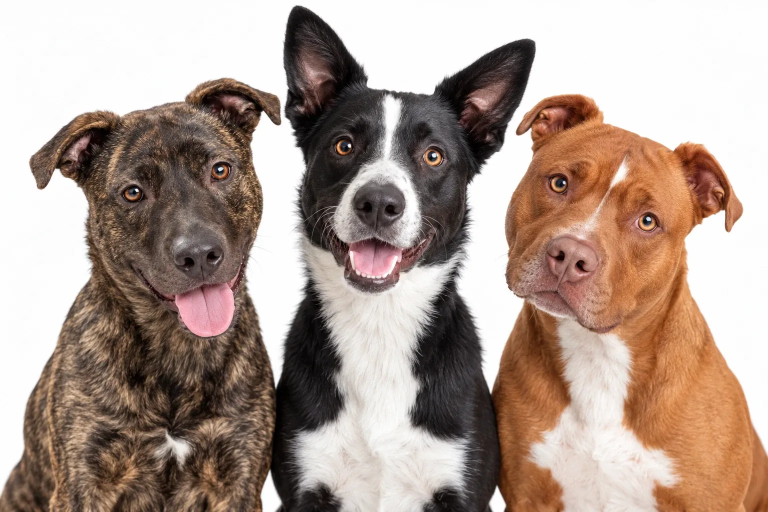
#> input picture assets/img/hero-care.webp, 1536 x 1024 px (shown at 1/2 size); its folder holds 4 pictures in this run
$ python make-pet-cards.py
#> lines starting #> are read from the running program, lines starting #| are printed output that depends on the picture; after the words box and inside, x2 and y2 are one past the last pixel; in counts of white or black regions, pixels touching at a corner belong together
#!/usr/bin/env python3
"""Build the service-card photographs.

    python3 tools/make-pet-cards.py

Every service card carries a real animal above its heading. The cards show the
whole animal rather than a crop of its face, so each photograph is rebuilt here
as a square plate: the subject is measured, scaled to a common height, and set
on the page's own warm white with its feet on the bottom edge.

Two things make that work. The studio portraits were shot on a sweep within a
point or two of --warm-white, and the group photographs are cut-outs on
transparency, so once everything is flattened onto that same warm white the
edge of the image itself is invisible against the card. A point or two is still
a visible line on a good screen, though, so anything already within TONE_TOLERANCE
of the ground is pulled the rest of the way onto it — enough to close the seam,
too little to touch a pale kitten. And because every subject is scaled to the
same fraction of the plate, a kitten and a full-grown dog read at the same size
in the grid instead of one dwarfing the next.

Add a card with a Card row: the source stem, the output name, the region of the
source to look in, any shapes to rub out inside it, and a turn. The region and
the shapes matter for the group photographs, where the dogs stand shoulder to
shoulder: the region gets close to one dog, and the shapes trace the diagonal
seam a rectangle cannot follow — an ear leaning over the neighbour, a shoulder
pressed against one. The turn is for a dog photographed leaning into the frame:
standing it upright makes it a portrait like the rest instead of one animal
arriving from the side of its card. A photograph of one animal, shot square,
needs none of the three.

A turn happens first, so a region or a shape on a turned card is measured on the
turned picture, not the original.
"""
import collections
import pathlib
import sys

import numpy as np
from PIL import Image, ImageDraw

ROOT = pathlib.Path(__file__).resolve().parent.parent
IMG = ROOT / "assets" / "img"
OUT = IMG / "pets"

SIDE = 620                      # the square plate, in pixels
SUBJECT_HEIGHT = 0.94           # of the plate, before the width cap applies
SUBJECT_WIDTH = 0.96
GROUND = (252, 251, 249)        # --warm-white
ALPHA_FLOOR = 24                # transparent-enough to be background
SWEEP_TOLERANCE = 12            # how far off the studio sweep a pixel must be
TONE_TOLERANCE = 18             # near enough the ground to be flattened onto it
EDGE_SHARE = 0.004              # of a row's pixels, before the row counts

# the seams between the three dogs in the group photograph, in source pixels:
# where one dog's fur gives way to the next. Traced off the photograph itself.
BRINDLE_COLLIE = [(555, 600), (620, 600), (620, 1016), (528, 1016), (535, 930),
                  (544, 880), (549, 830), (553, 730), (550, 680), (548, 640)]
# The collie's right ear leans out over the terrier and comes to a point in
# clear air above its head, so the line between the two runs well right of the
# collie's shoulders before dropping back. Traced down the white left between
# them, it is the single boundary both dogs are cut along: the collie keeps
# everything left of it, the terrier everything right, and the collie's ear
# stays whole instead of ending against the side of its card.
COLLIE_TERRIER = [
    (1080, 0), (1080, 140), (1068, 165), (1055, 180), (1046, 200), (1038, 220),
    (1026, 240), (1020, 262), (1020, 300), (1006, 330), (1000, 380), (1000, 580),
    (994, 620), (986, 660), (982, 700), (980, 760), (992, 790), (996, 830),
    (996, 940), (1000, 1000), (1000, 1016),
]
# Right of the seam, for the collie's frame; left of it, for the terrier's. Down
# at the shoulders the two coats interleave, so each side is pushed a few pixels
# into its own dog: better to shave one fur edge than to leave the neighbour's.
BITE = 4
TERRIER_SIDE = [(x - BITE, y) for x, y in COLLIE_TERRIER] + [(1120, 1016), (1120, 0)]
COLLIE_SIDE = [(x + BITE, y) for x, y in COLLIE_TERRIER] + [(940, 1016), (940, 0)]

Card = collections.namedtuple("Card", "stem name region erase turn")
Card.__new__.__defaults__ = (None, None, 0)

CARDS = [
    # the trio stand shoulder to shoulder, so each one has its neighbours cut away
    Card("hero-care", "brindle", (0, 120, 562, 1016), [BRINDLE_COLLIE]),
    Card("hero-care", "collie", (556, 0, 1092, 1016),
         [[(556, 130), (574, 130), (574, 255), (556, 255)], TERRIER_SIDE]),
    Card("hero-care", "terrier", (980, 120, 1536, 1016), [COLLIE_SIDE]),
    # single-subject studio portraits, already alone and square in the frame
    Card("pet-frenchie", "frenchie"),
    Card("pet-shepherd", "shepherd"),
    Card("pet-kitten-ginger", "kitten-ginger"),
    Card("pet-kitten-tabby", "kitten-tabby"),
    Card("pet-cat-tuxedo", "cat-tuxedo"),
    Card("pet-cat-siamese", "cat-siamese"),
]


def flatten_ground(plate: Image.Image) -> Image.Image:
    """Pull every near-ground pixel exactly onto the ground.

    The sweep a portrait was shot on is a point or two off --warm-white and
    carries a faint gradient of its own; both draw a rectangle on the card where
    the photograph ends. Pixels far enough from the ground — the animal — are
    left alone, and the ones between fade across so no hard edge replaces it.
    """
    arr = np.asarray(plate.convert("RGB"), dtype=np.float32)
    ground = np.array(GROUND, dtype=np.float32)
    distance = np.sqrt(((arr - ground) ** 2).sum(axis=2))
    pull = np.clip(1.0 - distance / TONE_TOLERANCE, 0.0, 1.0)[..., None]
    arr = arr * (1.0 - pull) + ground * pull
    return Image.fromarray(arr.round().astype(np.uint8), "RGB")


def subject_mask(im: Image.Image) -> Image.Image:
    """A black-and-white mask of the animal, however its source marks it."""
    alpha = im.getchannel("A")
    if alpha.getextrema()[0] < ALPHA_FLOOR:           # a cut-out on transparency
        return alpha.point(lambda v: 255 if v > ALPHA_FLOOR else 0)
    # a studio sweep: anything far enough off the backdrop colour is the animal
    rgb = im.convert("RGB")
    bands = rgb.split()
    diff = None
    for band, ground in zip(bands, GROUND):
        d = band.point(lambda v, g=ground: min(255, abs(v - g)))
        diff = d if diff is None else Image.blend(diff, d, 0.5).point(lambda v: min(255, v * 2))
    return diff.point(lambda v: 255 if v > SWEEP_TOLERANCE else 0)


def subject_box(mask: Image.Image) -> tuple[int, int, int, int]:
    """The subject's bounds, ignoring stray specks along an edge."""
    w, h = mask.size
    px = mask.load()
    rows = [sum(1 for x in range(w) if px[x, y]) for y in range(h)]
    cols = [sum(1 for y in range(h) if px[x, y]) for x in range(w)]
    ymin = next((y for y, n in enumerate(rows) if n > w * EDGE_SHARE), 0)
    ymax = next((y for y in range(h - 1, -1, -1) if rows[y] > w * EDGE_SHARE), h - 1)
    xmin = next((x for x, n in enumerate(cols) if n > h * EDGE_SHARE), 0)
    xmax = next((x for x in range(w - 1, -1, -1) if cols[x] > h * EDGE_SHARE), w - 1)
    return xmin, ymin, xmax + 1, ymax + 1


def main() -> int:
    OUT.mkdir(parents=True, exist_ok=True)
    made = []
    for stem, name, region, erase, turn in CARDS:
        src = IMG / f"{stem}.webp"
        if not src.exists():
            sys.exit(f"make-pet-cards: {src.relative_to(ROOT)} is missing")
        im = Image.open(src).convert("RGBA")
        if turn:
            im = im.rotate(turn, resample=Image.BICUBIC, expand=True)
        if erase:
            alpha = im.getchannel("A")
#> alpha: PIL image 1536x1024 L; every value is 255
            pen = ImageDraw.Draw(alpha)
            for shape in erase:
                pen.polygon(shape, fill=0)
            im.putalpha(alpha)
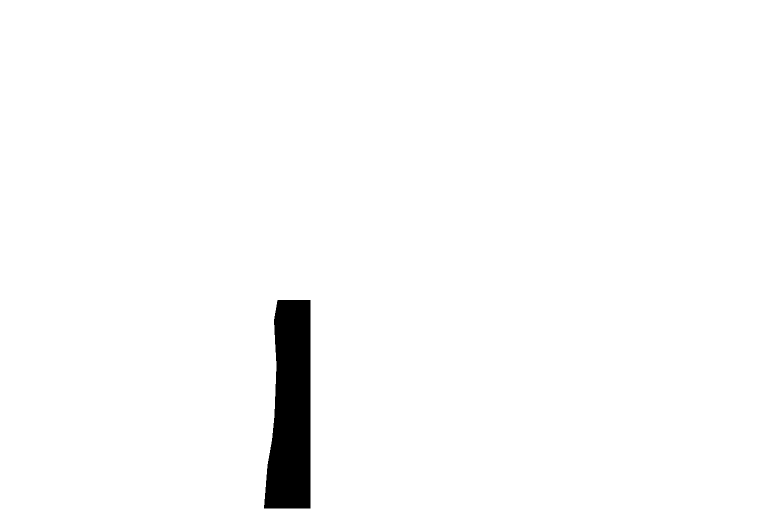
#> alpha: PIL image 1536x1024 L (shown at 1/2 size); 98% white; 1 black region, box (x1, y1, x2, y2) and area: (528, 600, 621, 1017) 31706
        if region:
            im = im.crop(region)
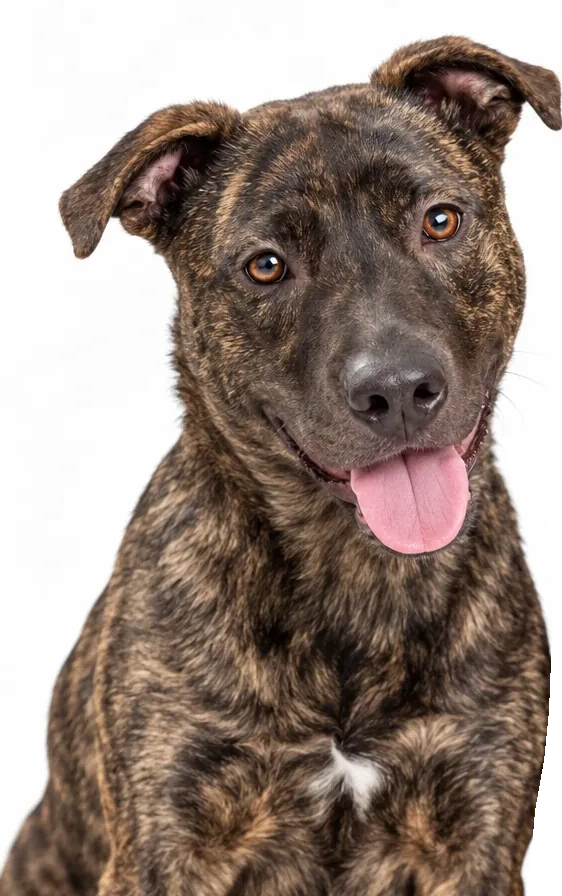
#> im: PIL image 562x896 RGBA; mean R, G, B, A 151.1, 135.5, 126.6, 251.4; transparent parts drawn white

        box = subject_box(subject_mask(im))
#> in subject_mask, `alpha = im.getchannel("A")`:
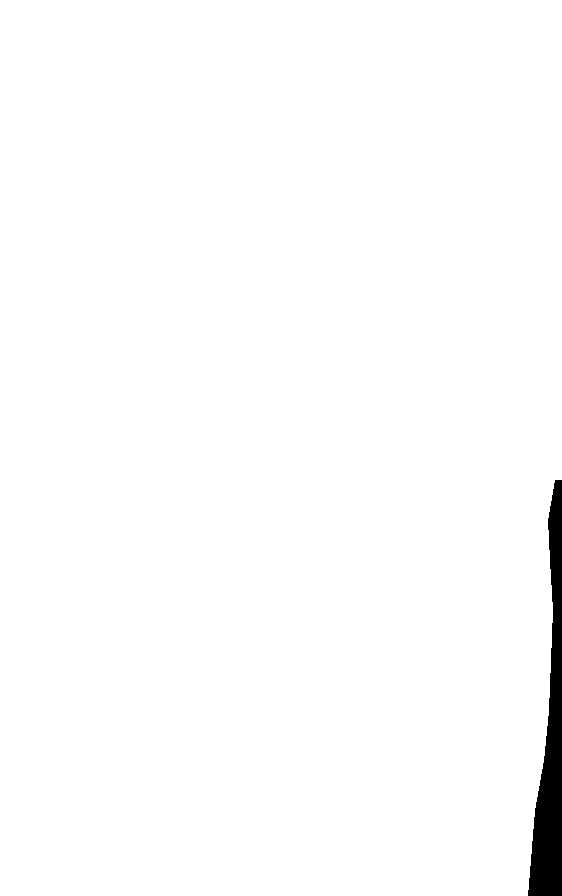
#> alpha: PIL image 562x896 L; 98.6% white; 1 black region, box (x1, y1, x2, y2) and area: (528, 480, 562, 896) 7069
#> in subject_box, `w, h = mask.size`: w = 562; h = 896
#> in subject_box, `rows = [sum(1 for x in range(w) if px[x, y]) for y in range(h)]`: rows = 896 values, max 562 at index 0, min 528 at index 890, mean 554.1
#> in subject_box, `cols = [sum(1 for y in range(h) if px[x, y]) for x in range(w)]`: cols = 562 values, max 896 at index 0, min 480 at index 555, mean 883.4
#> in subject_box, `ymin = next((y for y, n in enumerate(rows) if n > w * EDGE_SHARE), 0)`: ymin = 0
#> in subject_box, `ymax = next((y for y in range(h - 1, -1, -1) if rows[y] > w * EDGE_SHA..`: ymax = 895
#> in subject_box, `xmin = next((x for x, n in enumerate(cols) if n > h * EDGE_SHARE), 0)`: xmin = 0
#> in subject_box, `xmax = next((x for x in range(w - 1, -1, -1) if cols[x] > h * EDGE_SHA..`: xmax = 561
#> box = (0, 0, 562, 896)
        animal = im.crop(box)
        scale = min(SIDE * SUBJECT_HEIGHT / animal.height,
                    SIDE * SUBJECT_WIDTH / animal.width)
#> scale = 0.65
        size = (max(1, round(animal.width * scale)), max(1, round(animal.height * scale)))
#> size = (366, 583)
        animal = animal.resize(size, Image.LANCZOS)

        plate = Image.new("RGBA", (SIDE, SIDE), (*GROUND, 255))
        plate.alpha_composite(animal, ((SIDE - size[0]) // 2, SIDE - size[1]))
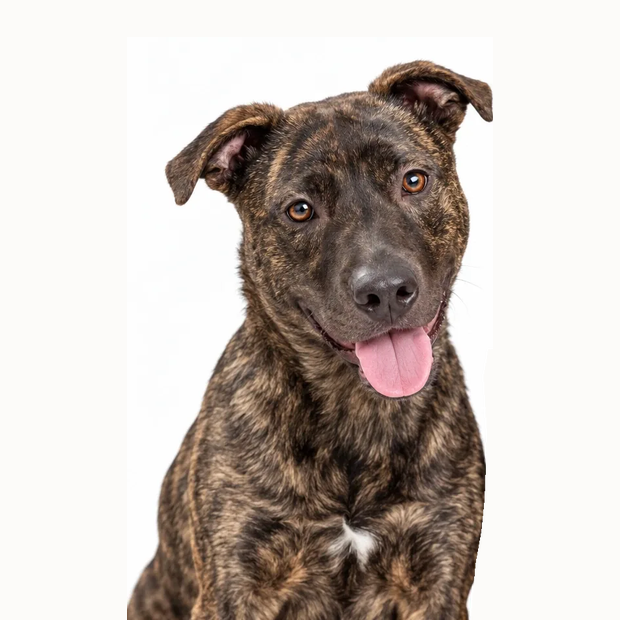
#> plate: PIL image 620x620 RGBA; mean R, G, B, A 196.9, 187.9, 182, 255
        path = OUT / f"{name}.webp"
        flatten_ground(plate).save(path, "WEBP", quality=82, method=6)
#> in flatten_ground, `distance = np.sqrt(((arr - ground) ** 2).sum(axis=2))`:
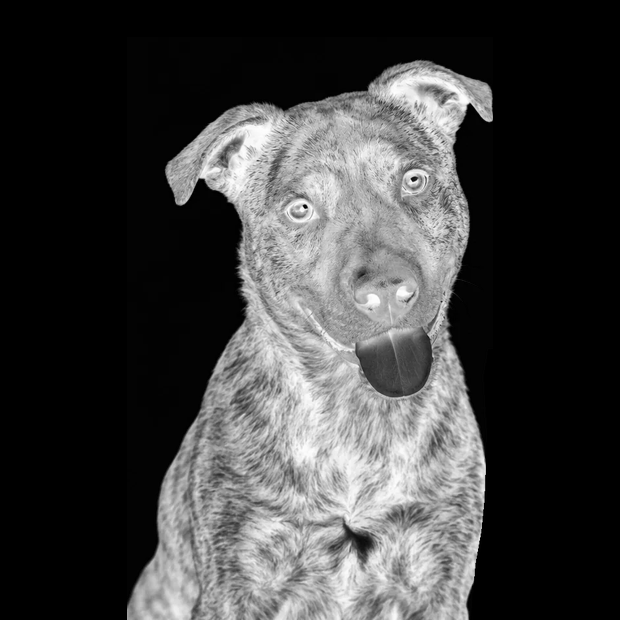
#> distance: shape (620, 620) float32; min 0, max 434.2, mean 109.2; drawn with min black and max white
#> in flatten_ground, `pull = np.clip(1.0 - distance / TONE_TOLERANCE, 0.0, 1.0)[..., None]`:
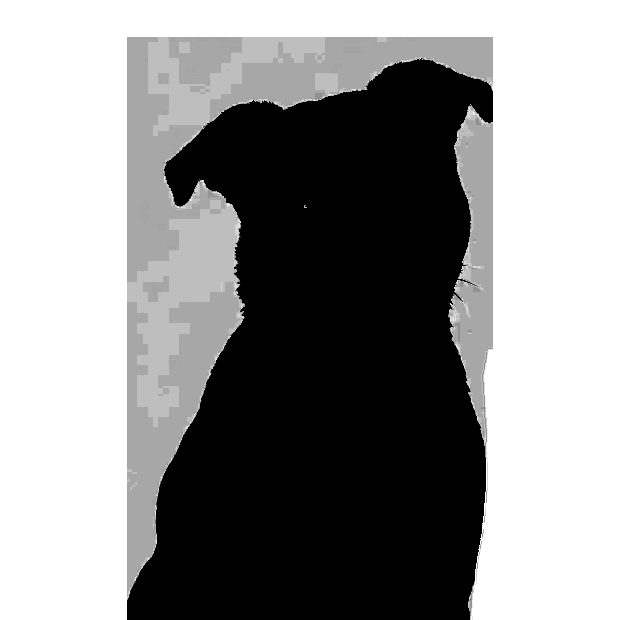
#> pull: shape (620, 620, 1) float32; min 0, max 1, mean 0.565
        made.append(path)
        print(f"    {name:<14} {stem:<18} subject {box[2]-box[0]:>4}x{box[3]-box[1]:<4}"
#> (the run stopped early here; a loop or call above may not have finished)
